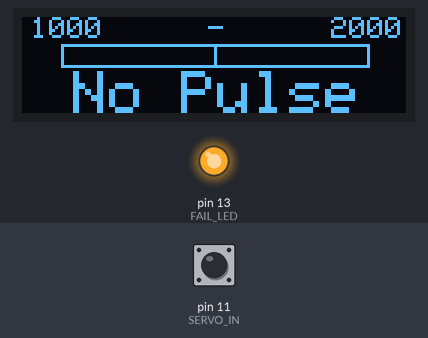
The sketch below on a simulated Arduino Uno, built with avr-gcc and run on an emulated ATmega328P. Shown: 128×32 one-colour display, output pins drawn as LEDs (lit = HIGH). Inputs (shaded band) come from the test bench; at power-on: pin 11 (SERVO_IN) HIGH. What the sketch prints to the serial monitor is not drawn.

Above: at 0.7 s.

The sketch:

ServoPulseMonitor.ino
```cpp
/*******************************************************************************

# RC Servo Pulse Monitor

Display the pulse length of a RC servo output.
The pulse length and its corresponding percentage value (-100% ... +100%) is
shown on a common 128 x 32 I2C OLED display (with SSD1306 controller).

## Wiring scheme

| OLED | Arduino |
|------|---------|
| SDA  | A4      |
| SCL  | A5      |
| VCC  | +5V     |
| GND  | GND     |

| Servo | Arduino |
|-------|---------|
| Sig.  | 11      |
| VCC   | +5V     |
| GND   | GND     |

Tipp: Pin 11 is also available on the ISP header.

## Dependencies

Requires the following Arduino libraries:
- Adafruit_GFX
- Adafruit_SSD1306

*******************************************************************************/

#include <Wire.h>
#include <Adafruit_GFX.h>
#include <Adafruit_SSD1306.h>

//------------------------------------------------------------------------------

// Read servo pulses from that pin.
#define SERVO_IN 11

// LED for indicating invalid pulses.
#define FAIL_LED LED_BUILTIN

#define SCREEN_WIDTH 128
#define SCREEN_HEIGHT 32

//------------------------------------------------------------------------------

Adafruit_SSD1306 display(SCREEN_WIDTH, SCREEN_HEIGHT);

//------------------------------------------------------------------------------

// Pulse length for -100%
const int16_t t_min = 1000;

// Pulse length for +100%
const int16_t t_max = 2000;

// Pulse length for 0%
const int16_t t_0 = (t_min + t_max) / 2;

// X drawing coordinate for 0%
const int16_t x_0 = display.width() / 2;

// X drawing coordinate for -100%
const int16_t x_min = x_0 - 50;

// X drawing coordinate for +100%
const int16_t x_max = x_min + 100;

// Helper for smoothing pulse value.
float filteredPulse = t_0;

//------------------------------------------------------------------------------

void setup()
{
  Serial.begin(115200);
  pinMode(SERVO_IN, INPUT_PULLUP);
  pinMode(FAIL_LED, OUTPUT);
  digitalWrite(FAIL_LED, 1);

  delay(600);
  if (!display.begin(SSD1306_SWITCHCAPVCC, 0x3C))
  {
    Serial.println(F("Failed to initialize display."));
    for (;;)
    {
      delay(100);
      digitalWrite(FAIL_LED, 0);
      delay(100);
      digitalWrite(FAIL_LED, 1);
    }
  }

  //display.display();
  //delay(500);
}

//------------------------------------------------------------------------------

void loop()
{
  noInterrupts();
  const float currentPulse = pulseIn(SERVO_IN, HIGH, 50 * 1000ul);
  interrupts();

  // valid pulse?
  if (currentPulse <= 2500 &&
      currentPulse >= 500)
  {
    filteredPulse = filteredPulse + 0.9 * (currentPulse - filteredPulse);
    int16_t pulse = int16_t(filteredPulse + 0.5);

    digitalWrite(FAIL_LED, 0);
    drawPulse(pulse);
    Serial.println(pulse);
  }
  // invalid pulse
  else
  {
    filteredPulse = t_0;

    digitalWrite(FAIL_LED, 1);
    drawPulse(0);
    Serial.println(0);
  }
}

//------------------------------------------------------------------------------

void drawPulse(int16_t length_us)
{
  const int16_t percent = map(length_us, t_min, t_max, -100, 100);

  int16_t y0 = 0;

  display.clearDisplay();
  display.setTextColor(WHITE);
  drawPulseLimitText(y0);
  y0 += drawPulseText(y0, length_us) + 2;

#if (0)
  int16_t height = 23;
  drawScale(y0, height);
  if (length_us)
  {
    drawBar(y0 + 1, height - 2, percent);
  }
  display.setTextColor(INVERSE);
  drawPercentText(y0 + 5, percent);
#else
  int16_t height = 8;
  drawScale(y0, height);
  if (length_us)
  {
    drawBar(y0 + 1, height - 2, percent);
  }
  y0 += height + 1;
  // drawPercentLimitText(y0);
  drawPercentText(y0, percent);
#endif

  display.display();
}

//------------------------------------------------------------------------------

int16_t drawPulseText(int16_t y0, int16_t us)
{
  String text(us);
  if (us == 0)
    text = "-";

  display.setTextSize(1);
  display.setCursor(x_0 + 1 - (text.length() * 6) / 2, y0);
  display.print(text);

  return 7;
}

//------------------------------------------------------------------------------

int16_t drawPulseLimitText(int16_t y0)
{
  display.setTextSize(1);
  display.setCursor(x_min + 1 - 2 * 6, y0);
  display.print(1000);
  display.setCursor(x_max + 1 - 2 * 6, y0);
  display.print(2000);

  return 7;
}

//------------------------------------------------------------------------------

int16_t drawPercentText(int16_t y0, int16_t percent)
{
  String text(percent);

  if (percent <= 200 &&
      percent >= -200)
  {
    if (percent == 0)
    {
      text = ' ' + text;
    }
    else if (percent > 0)
    {
      text = '+' + text;
    }
    text += '%';
  }
  else
  {
    text = "No Pulse";
  }

  display.setTextSize(2);
  display.setCursor(x_0 + 1 - (text.length() * 12) / 2, y0);
  display.print(text);

  return 15;
}

//------------------------------------------------------------------------------

int16_t drawPercentLimitText(int16_t y0)
{
  display.setTextSize(1);
  display.setCursor(x_min + 1 - 2 * 6, y0);
  display.print("-100");
  display.setCursor(x_max + 1 - 2 * 6, y0);
  display.print("+100");

  return 7;
}

//------------------------------------------------------------------------------

int16_t drawBar(int16_t y0, int16_t height, int16_t percent)
{
  const int16_t x = getX(percent);
  int16_t width = x - x_0;
  if (width > 0)
  {
    display.fillRect(x_0 + 1, y0, width, height, INVERSE);
  }
  else if (width < 0)
  {
    width = -width;
    display.fillRect(x_0 - width, y0, width, height, INVERSE);
  }
  else
  {
    display.drawLine(x_0, y0, x_0, y0 + height, WHITE);
  }
  return height;
}

//------------------------------------------------------------------------------

int16_t drawScale(int16_t y0, int16_t height)
{
#if (1)
  const int16_t width = 1 + x_max - x_min + 2;
  const int16_t y_max = y0 + height - 1;

  display.drawLine(x_0, y0, x_0, y_max, WHITE);
  display.drawRect(x_min - 1, y0, width, height, WHITE);

  return height;

#else
  const int16_t y_min = y0;
  const int16_t y_max = y0 + height - 1;

  display.drawLine(x_0, y_min, x_0, y_max, WHITE);
  display.drawLine(x_min, y_min, x_min, y_max, WHITE);
  display.drawLine(x_max, y_min, x_max, y_max, WHITE);
  //display.drawLine(x_min + 1, y_min, x_max - 1, y_min, INVERSE);
  return height;
#endif
}

//------------------------------------------------------------------------------

int16_t getX(int16_t percent)
{
  return map(percent, -100, 100, x_min, x_max);
}

//------------------------------------------------------------------------------
```
